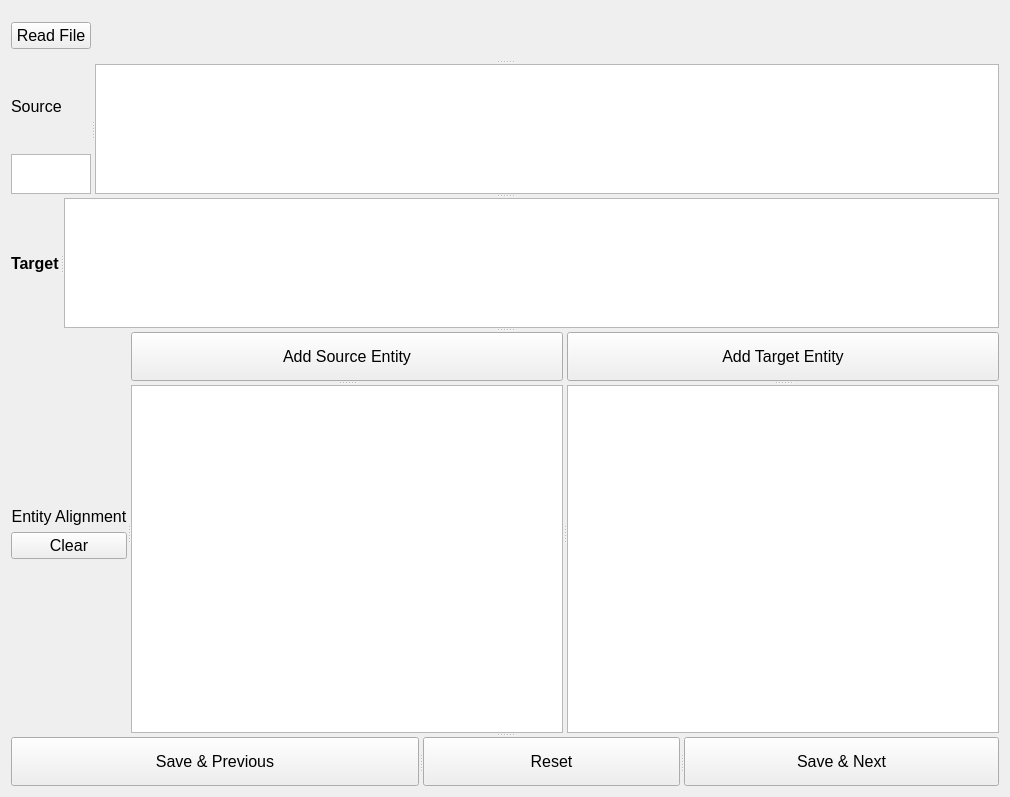
<?xml version="1.0" encoding="UTF-8"?>
<ui version="4.0">
 <class>Form</class>
 <widget class="QWidget" name="Form">
  <property name="geometry">
   <rect>
    <x>0</x>
    <y>0</y>
    <width>1010</width>
    <height>797</height>
   </rect>
  </property>
  <property name="windowTitle">
   <string>Form</string>
  </property>
  <layout class="QVBoxLayout" name="verticalLayout_2">
   <item>
    <widget class="QSplitter" name="splitter_10">
     <property name="orientation">
      <enum>Qt::Vertical</enum>
     </property>
     <widget class="QWidget" name="layoutWidget">
      <layout class="QHBoxLayout" name="horizontalLayout">
       <item>
        <widget class="QPushButton" name="read">
         <property name="font">
          <font>
           <family>Arial</family>
           <pointsize>12</pointsize>
          </font>
         </property>
         <property name="text">
          <string>Read File</string>
         </property>
        </widget>
       </item>
       <item>
        <spacer name="horizontalSpacer">
         <property name="orientation">
          <enum>Qt::Horizontal</enum>
         </property>
         <property name="sizeHint" stdset="0">
          <size>
           <width>40</width>
           <height>20</height>
          </size>
         </property>
        </spacer>
       </item>
      </layout>
     </widget>
     <widget class="QSplitter" name="splitter_7">
      <property name="orientation">
       <enum>Qt::Horizontal</enum>
      </property>
      <widget class="QWidget" name="layoutWidget">
       <layout class="QVBoxLayout" name="verticalLayout">
        <item>
         <widget class="QLabel" name="label">
          <property name="font">
           <font>
            <family>Arial</family>
            <pointsize>12</pointsize>
           </font>
          </property>
          <property name="text">
           <string>Source</string>
          </property>
         </widget>
        </item>
        <item>
         <widget class="QTextBrowser" name="id">
          <property name="maximumSize">
           <size>
            <width>80</width>
            <height>40</height>
           </size>
          </property>
         </widget>
        </item>
       </layout>
      </widget>
      <widget class="QTextBrowser" name="source">
       <property name="sizePolicy">
        <sizepolicy hsizetype="Expanding" vsizetype="Expanding">
         <horstretch>2</horstretch>
         <verstretch>0</verstretch>
        </sizepolicy>
       </property>
       <property name="minimumSize">
        <size>
         <width>900</width>
         <height>130</height>
        </size>
       </property>
       <property name="maximumSize">
        <size>
         <width>16777215</width>
         <height>80</height>
        </size>
       </property>
       <property name="font">
        <font>
         <family>Arial</family>
         <pointsize>14</pointsize>
        </font>
       </property>
      </widget>
     </widget>
     <widget class="QSplitter" name="splitter_8">
      <property name="orientation">
       <enum>Qt::Horizontal</enum>
      </property>
      <widget class="QLabel" name="label_2">
       <property name="font">
        <font>
         <pointsize>12</pointsize>
         <weight>75</weight>
         <bold>true</bold>
        </font>
       </property>
       <property name="text">
        <string>Target</string>
       </property>
      </widget>
      <widget class="QTextEdit" name="target">
       <property name="sizePolicy">
        <sizepolicy hsizetype="Expanding" vsizetype="Expanding">
         <horstretch>2</horstretch>
         <verstretch>0</verstretch>
        </sizepolicy>
       </property>
       <property name="minimumSize">
        <size>
         <width>900</width>
         <height>130</height>
        </size>
       </property>
       <property name="maximumSize">
        <size>
         <width>16777215</width>
         <height>80</height>
        </size>
       </property>
       <property name="font">
        <font>
         <family>Arial</family>
         <pointsize>14</pointsize>
        </font>
       </property>
      </widget>
     </widget>
     <widget class="QSplitter" name="splitter_9">
      <property name="orientation">
       <enum>Qt::Horizontal</enum>
      </property>
      <widget class="QWidget" name="layoutWidget">
       <layout class="QVBoxLayout" name="verticalLayout_4">
        <item>
         <spacer name="verticalSpacer_2">
          <property name="orientation">
           <enum>Qt::Vertical</enum>
          </property>
          <property name="sizeHint" stdset="0">
           <size>
            <width>20</width>
            <height>40</height>
           </size>
          </property>
         </spacer>
        </item>
        <item>
         <widget class="QLabel" name="label_3">
          <property name="font">
           <font>
            <family>Arial</family>
            <pointsize>12</pointsize>
           </font>
          </property>
          <property name="text">
           <string>Entity Alignment</string>
          </property>
          <property name="alignment">
           <set>Qt::AlignCenter</set>
          </property>
         </widget>
        </item>
        <item>
         <widget class="QPushButton" name="clear">
          <property name="maximumSize">
           <size>
            <width>130</width>
            <height>16777215</height>
           </size>
          </property>
          <property name="font">
           <font>
            <family>Arial</family>
            <pointsize>12</pointsize>
           </font>
          </property>
          <property name="text">
           <string>Clear</string>
          </property>
         </widget>
        </item>
        <item>
         <spacer name="verticalSpacer">
          <property name="orientation">
           <enum>Qt::Vertical</enum>
          </property>
          <property name="sizeHint" stdset="0">
           <size>
            <width>20</width>
            <height>40</height>
           </size>
          </property>
         </spacer>
        </item>
       </layout>
      </widget>
      <widget class="QSplitter" name="splitter_6">
       <property name="sizePolicy">
        <sizepolicy hsizetype="Expanding" vsizetype="Preferred">
         <horstretch>2</horstretch>
         <verstretch>0</verstretch>
        </sizepolicy>
       </property>
       <property name="orientation">
        <enum>Qt::Horizontal</enum>
       </property>
       <widget class="QSplitter" name="splitter_3">
        <property name="orientation">
         <enum>Qt::Vertical</enum>
        </property>
        <widget class="QSplitter" name="splitter_2">
         <property name="orientation">
          <enum>Qt::Horizontal</enum>
         </property>
         <widget class="QPushButton" name="add_source">
          <property name="sizePolicy">
           <sizepolicy hsizetype="Minimum" vsizetype="Maximum">
            <horstretch>0</horstretch>
            <verstretch>0</verstretch>
           </sizepolicy>
          </property>
          <property name="maximumSize">
           <size>
            <width>16777215</width>
            <height>50</height>
           </size>
          </property>
          <property name="font">
           <font>
            <family>Arial</family>
            <pointsize>12</pointsize>
           </font>
          </property>
          <property name="text">
           <string>Add Source Entity</string>
          </property>
         </widget>
        </widget>
        <widget class="QTextBrowser" name="source_entity">
         <property name="font">
          <font>
           <family>Arial</family>
           <pointsize>14</pointsize>
          </font>
         </property>
        </widget>
       </widget>
       <widget class="QSplitter" name="splitter_5">
        <property name="orientation">
         <enum>Qt::Vertical</enum>
        </property>
        <widget class="QSplitter" name="splitter_4">
         <property name="orientation">
          <enum>Qt::Horizontal</enum>
         </property>
         <widget class="QPushButton" name="add_target">
          <property name="sizePolicy">
           <sizepolicy hsizetype="Minimum" vsizetype="Maximum">
            <horstretch>0</horstretch>
            <verstretch>0</verstretch>
           </sizepolicy>
          </property>
          <property name="maximumSize">
           <size>
            <width>16777215</width>
            <height>50</height>
           </size>
          </property>
          <property name="font">
           <font>
            <family>Arial</family>
            <pointsize>12</pointsize>
           </font>
          </property>
          <property name="text">
           <string>Add Target Entity</string>
          </property>
         </widget>
        </widget>
        <widget class="QTextBrowser" name="target_entity">
         <property name="font">
          <font>
           <family>Arial</family>
           <pointsize>14</pointsize>
          </font>
         </property>
        </widget>
       </widget>
      </widget>
     </widget>
     <widget class="QSplitter" name="splitter">
      <property name="orientation">
       <enum>Qt::Horizontal</enum>
      </property>
      <widget class="QPushButton" name="previous">
       <property name="maximumSize">
        <size>
         <width>16777215</width>
         <height>60</height>
        </size>
       </property>
       <property name="font">
        <font>
         <family>Arial</family>
         <pointsize>12</pointsize>
        </font>
       </property>
       <property name="text">
        <string>Save &amp;&amp; Previous</string>
       </property>
      </widget>
      <widget class="QPushButton" name="reset">
       <property name="font">
        <font>
         <family>Arial</family>
         <pointsize>12</pointsize>
        </font>
       </property>
       <property name="text">
        <string>Reset</string>
       </property>
      </widget>
      <widget class="QPushButton" name="next">
       <property name="font">
        <font>
         <family>Arial</family>
         <pointsize>12</pointsize>
        </font>
       </property>
       <property name="text">
        <string>Save &amp;&amp; Next</string>
       </property>
      </widget>
     </widget>
    </widget>
   </item>
  </layout>
 </widget>
 <resources/>
 <connections>
  <connection>
   <sender>read</sender>
   <signal>clicked()</signal>
   <receiver>Form</receiver>
   <slot>update()</slot>
   <hints>
    <hint type="sourcelabel">
     <x>370</x>
     <y>20</y>
    </hint>
    <hint type="destinationlabel">
     <x>426</x>
     <y>262</y>
    </hint>
   </hints>
  </connection>
  <connection>
   <sender>previous</sender>
   <signal>clicked()</signal>
   <receiver>Form</receiver>
   <slot>update()</slot>
   <hints>
    <hint type="sourcelabel">
     <x>125</x>
     <y>475</y>
    </hint>
    <hint type="destinationlabel">
     <x>426</x>
     <y>262</y>
    </hint>
   </hints>
  </connection>
  <connection>
   <sender>reset</sender>
   <signal>clicked()</signal>
   <receiver>Form</receiver>
   <slot>update()</slot>
   <hints>
    <hint type="sourcelabel">
     <x>406</x>
     <y>473</y>
    </hint>
    <hint type="destinationlabel">
     <x>426</x>
     <y>262</y>
    </hint>
   </hints>
  </connection>
  <connection>
   <sender>next</sender>
   <signal>clicked()</signal>
   <receiver>Form</receiver>
   <slot>update()</slot>
   <hints>
    <hint type="sourcelabel">
     <x>670</x>
     <y>475</y>
    </hint>
    <hint type="destinationlabel">
     <x>426</x>
     <y>262</y>
    </hint>
   </hints>
  </connection>
  <connection>
   <sender>add_source</sender>
   <signal>clicked()</signal>
   <receiver>Form</receiver>
   <slot>update()</slot>
   <hints>
    <hint type="sourcelabel">
     <x>280</x>
     <y>203</y>
    </hint>
    <hint type="destinationlabel">
     <x>426</x>
     <y>262</y>
    </hint>
   </hints>
  </connection>
  <connection>
   <sender>add_target</sender>
   <signal>clicked()</signal>
   <receiver>Form</receiver>
   <slot>update()</slot>
   <hints>
    <hint type="sourcelabel">
     <x>610</x>
     <y>203</y>
    </hint>
    <hint type="destinationlabel">
     <x>426</x>
     <y>262</y>
    </hint>
   </hints>
  </connection>
  <connection>
   <sender>clear</sender>
   <signal>clicked()</signal>
   <receiver>Form</receiver>
   <slot>update()</slot>
   <hints>
    <hint type="sourcelabel">
     <x>86</x>
     <y>343</y>
    </hint>
    <hint type="destinationlabel">
     <x>426</x>
     <y>262</y>
    </hint>
   </hints>
  </connection>
 </connections>
</ui>
